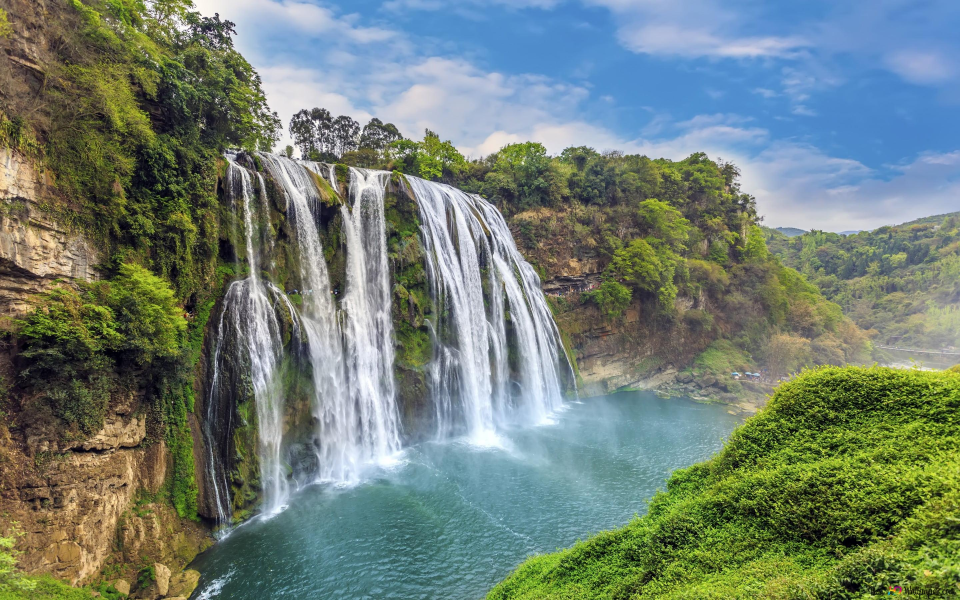
#> input picture imagens/cascata1.jpg, 2880 x 1800 px (shown at 1/3 size); its folder holds only this picture in this run
$ python segmentation.py
#> lines starting #> are read from the running program, lines starting #| are printed output that depends on the picture; after the words box and inside, x2 and y2 are one past the last pixel; in counts of white or black regions, pixels touching at a corner belong together
import cv2, os

# ─────────── PARÂMETROS ───────────
USE_OTSU       = True
FIXED_THRESH   = 127     # usado se USE_OTSU=False
RESIZE_MAX_DIM = 512
# ───────────────────────────────────

input_folder  = os.path.join(os.path.dirname(__file__), "..", "imagens")
output_folder = os.path.join(os.path.dirname(__file__), "..", "resultados", "segmentation")
os.makedirs(output_folder, exist_ok=True)

for fn in os.listdir(input_folder):
    if not fn.lower().endswith((".jpg",".png",".jpeg")): continue
    img = cv2.imread(os.path.join(input_folder, fn), cv2.IMREAD_GRAYSCALE)
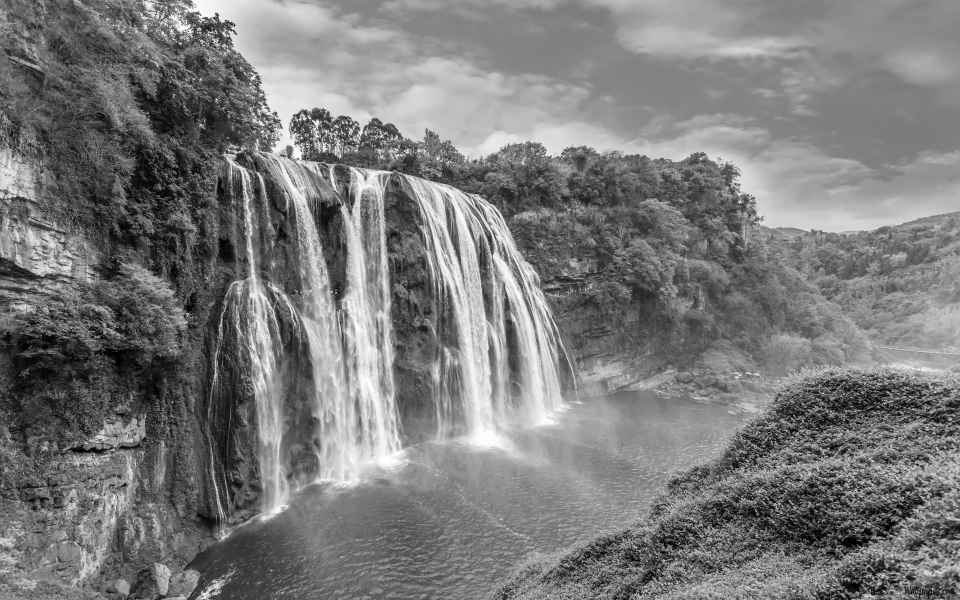
#> img: shape (1800, 2880) (shown at 1/3 size); min 0, max 255, mean 122.8
    if img is None:
        continue

    # redimensionar
    h, w = img.shape
#> h = 1800; w = 2880
    scale = RESIZE_MAX_DIM / max(h, w)
#> scale = 0.178
    img_resized = cv2.resize(img, (int(w*scale), int(h*scale)))
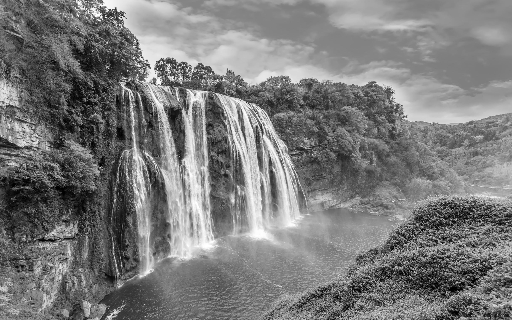
#> img_resized: shape (320, 512); min 0, max 255, mean 122.7

    # Segmentação
    if USE_OTSU:
        _, mask = cv2.threshold(img_resized, 0, 255, cv2.THRESH_BINARY + cv2.THRESH_OTSU)
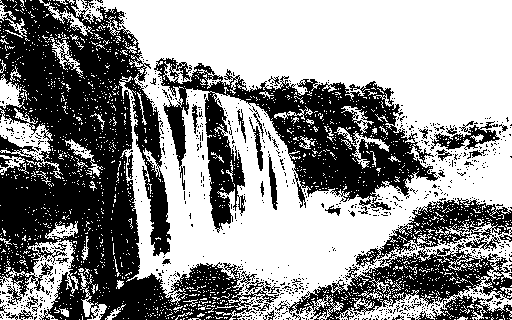
#> mask: shape (320, 512); 56.4% white; 899 black regions (864 under 20 px), largest, box (x1, y1, x2, y2) and area: (0, 0, 280, 320) 38868, (154, 58, 440, 233) 17090, (275, 198, 512, 320) 10556
    else:
        _, mask = cv2.threshold(img_resized, FIXED_THRESH, 255, cv2.THRESH_BINARY)

    # Comparação lado a lado
    mask_bgr = cv2.cvtColor(mask, cv2.COLOR_GRAY2BGR)
    compare = cv2.hconcat([cv2.cvtColor(img_resized, cv2.COLOR_GRAY2BGR), mask_bgr])
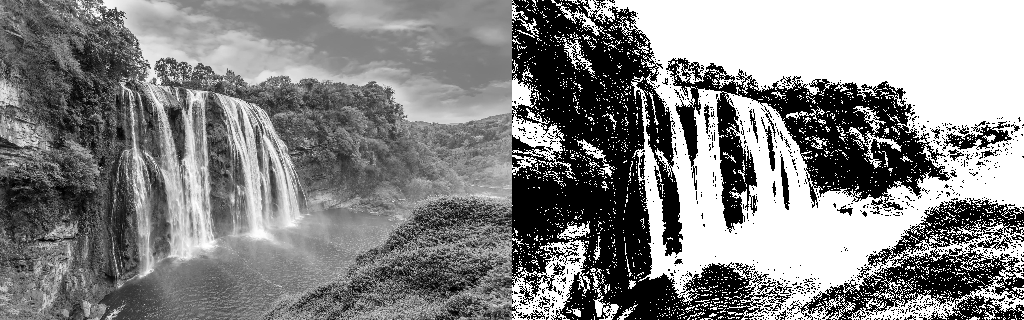
#> compare: shape (320, 1024, 3); min 0, max 255, mean 133.2

    name = os.path.splitext(fn)[0]
    cv2.imwrite(f"{output_folder}/{name}_segmented.jpg", mask)
    cv2.imwrite(f"{output_folder}/{name}_compare.jpg", compare)
    print(f"✅ {fn} segmentado e comparação guardada.")

$ run again, on imagens/vaca.jpg
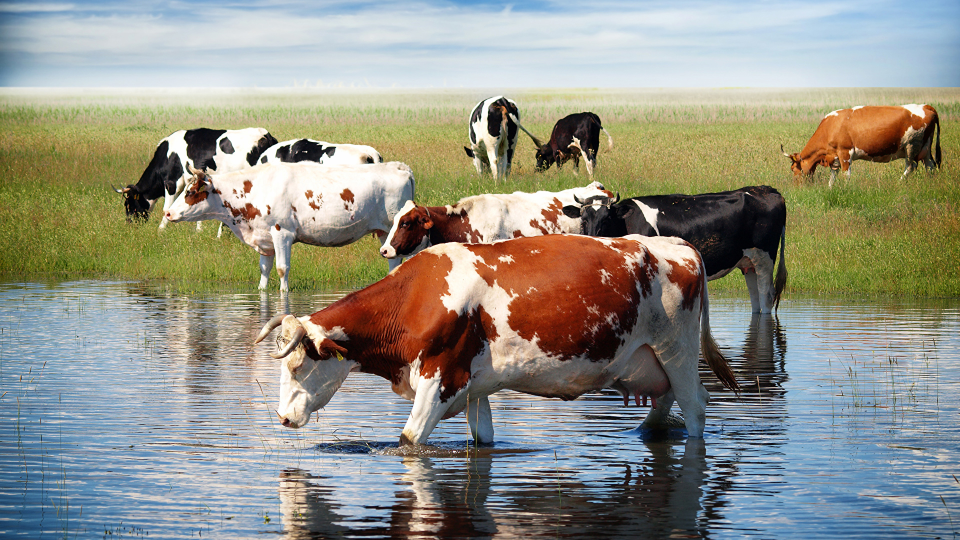
#> input picture imagens/vaca.jpg, 1920 x 1080 px (shown at 1/2 size)
#> `_, mask = cv2.threshold(img_resized, 0, 255, cv2.THRESH_BINARY + cv2.T..`:
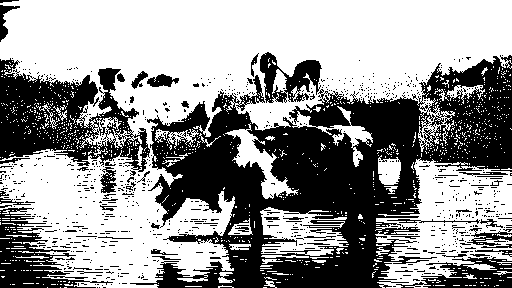
#> mask: shape (288, 512); 58.6% white; 830 black regions (774 under 20 px), largest, box (x1, y1, x2, y2) and area: (130, 55, 512, 288) 40531, (0, 58, 150, 172) 8645, (0, 207, 113, 288) 3161
#> `compare = cv2.hconcat([cv2.cvtColor(img_resized, cv2.COLOR_GRAY2BGR), ..`:
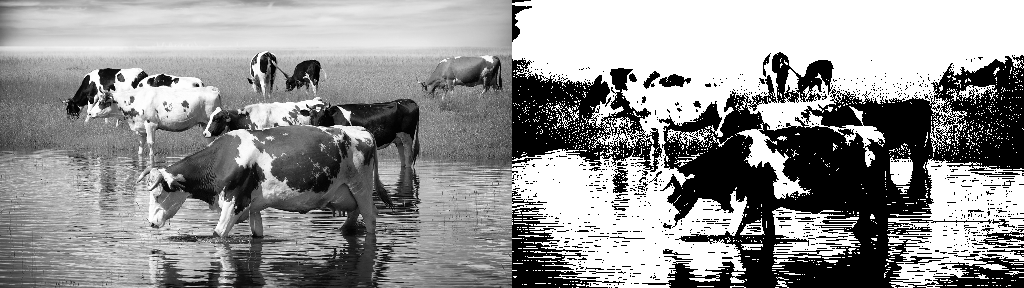
#> compare: shape (288, 1024, 3); min 0, max 255, mean 146.6

$ run again, on imagens/zebra.jpg
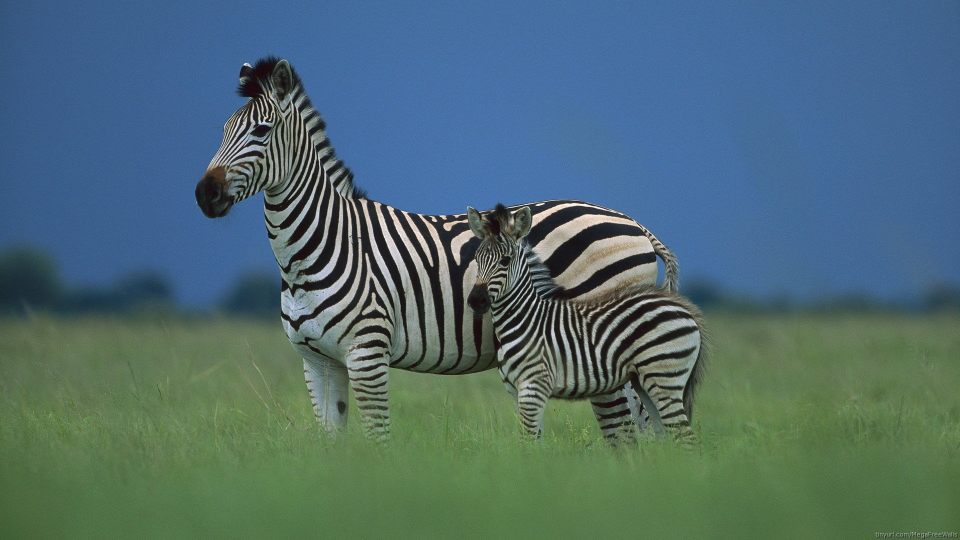
#> input picture imagens/zebra.jpg, 1920 x 1080 px (shown at 1/2 size)
#> `_, mask = cv2.threshold(img_resized, 0, 255, cv2.THRESH_BINARY + cv2.T..`:
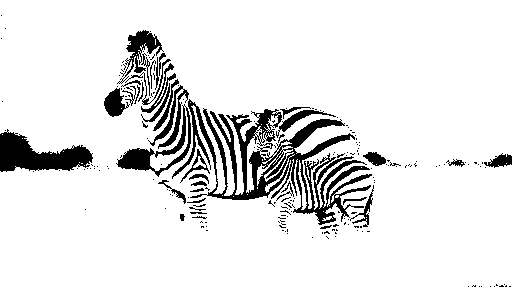
#> mask: shape (288, 512); 89.5% white; 208 black regions (171 under 20 px), largest, box (x1, y1, x2, y2) and area: (172, 99, 372, 225) 6942, (0, 129, 93, 172) 2173, (116, 104, 191, 177) 1146
#> `compare = cv2.hconcat([cv2.cvtColor(img_resized, cv2.COLOR_GRAY2BGR), ..`:
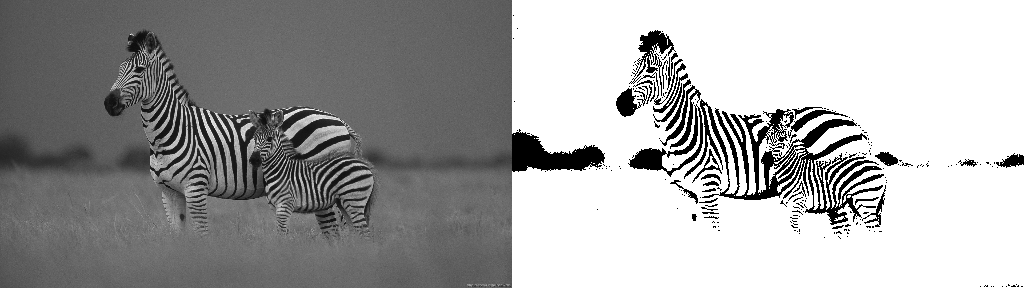
#> compare: shape (288, 1024, 3); min 0, max 255, mean 163.9
